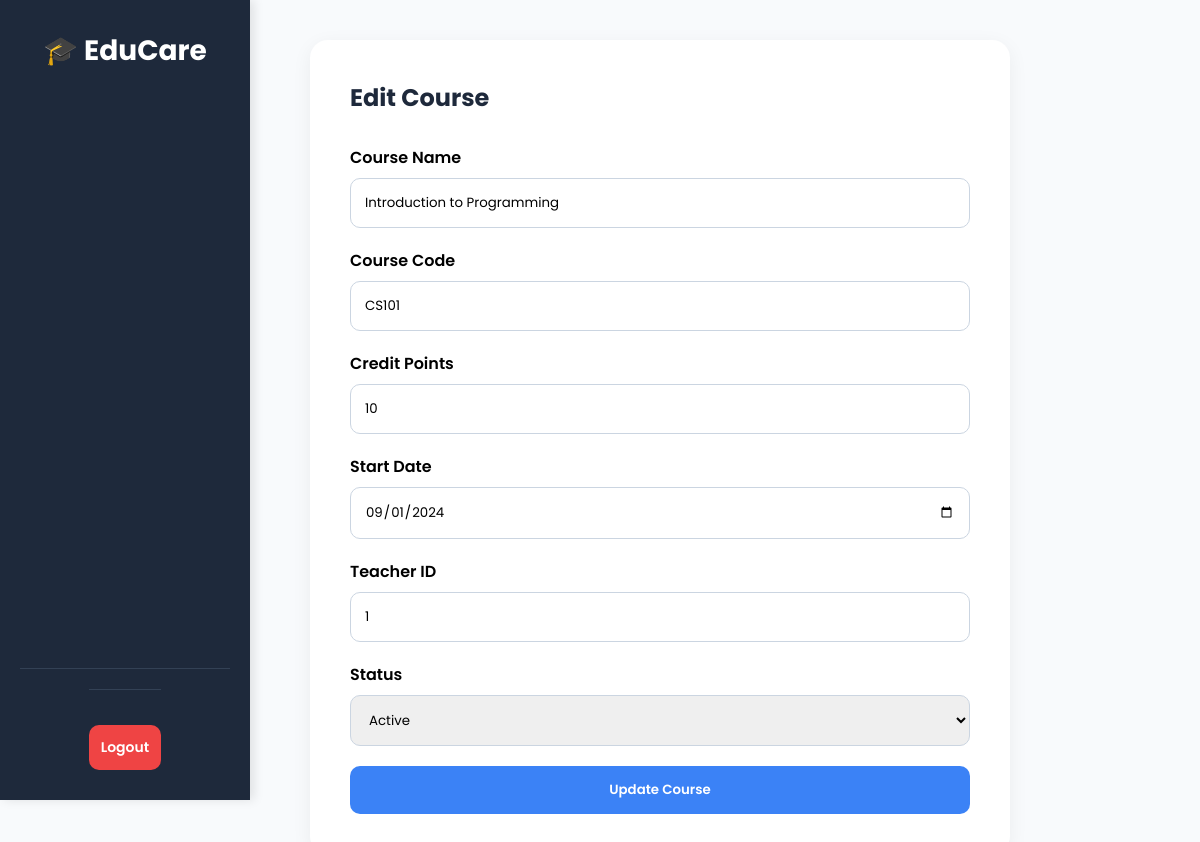
The page /04_Course_management/edit.php?id=9 on the database its author committed.
### tables this page shows
CREATE TABLE `course` (
  `CourseID` int(11) NOT NULL COMMENT 'Auto-incremented unique identifier for each course',
  `CourseName` varchar(100) DEFAULT NULL COMMENT 'Full name of the course',
  `CourseCode` varchar(20) NOT NULL COMMENT 'Unique short code ',
  `CreditPoints` int(10) DEFAULT NULL COMMENT 'Number of credit points awarded for completing the course',
  `StartDate` date NOT NULL COMMENT 'The date of course officially started.',
  `IsActive` tinyint(1) NOT NULL COMMENT 'True if the course is currently active',
  `TeacherID` int(11) DEFAULT NULL
);

### models/course.php (called while the page is built, shortened)
<?php
require_once __DIR__ . '/../database/db.php';
class Course
{
    private $conn;
    public function __construct()
    {
        $db = new Database();
        $this->conn = $db->connect();
    }
    public function getById($id)
    {
        $sql = "SELECT * FROM course WHERE CourseID=?";
        $stmt = $this->conn->prepare($sql);
        $stmt->bind_param("i", $id);
        $stmt->execute();
        return $stmt->get_result()->fetch_assoc();
    }
}

### database/db.php (called while the page is built)
<?php
class Database {
    private $host = "localhost";
    private $user = "root";
    private $pass = "";
    private $db   = "student_record_system";
    public function connect() {
        return new mysqli($this->host, $this->user, $this->pass, $this->db);
    }
}
?>

### controllers/CourseController.php (called while the page is built, shortened)
<?php
require_once __DIR__ . '/../models/course.php';
class CourseController
{
    private $course;
    public function __construct()
    {
        $this->course = new Course();
    }
    public function edit($id)
    {
        return $this->course->getById($id);
    }
}
?>

### 04_Course_management/edit.php (the view, shortened to what this page needs)
<?php
require_once '../controllers/CourseController.php';
$controller = new CourseController();
$id = $_GET['id'];
$course = $controller->edit($id);
?>
<!DOCTYPE html>
<html lang="en">
<head>
</head>
<body>
<?php include '../navbar.php'; ?>
<div class="main-content">
<div class="form-card">
<h2>Edit Course</h2>
<form method="POST">
<div class="input-group">
<label>Course Name</label>
<input
type="text"
name="course_name"
value="<?= htmlspecialchars($course['CourseName']) ?>"
>
</div>
<div class="input-group">
<label>Course Code</label>
<input
type="text"
name="course_code"
value="<?= htmlspecialchars($course['CourseCode']) ?>"
>
</div>
<div class="input-group">
<label>Credit Points</label>
<input
type="number"
name="credit_points"
value="<?= $course['CreditPoints'] ?>"
>
</div>
<div class="input-group">
<label>Start Date</label>
<input
type="date"
name="start_date"
value="<?= $course['StartDate'] ?>"
>
</div>
<div class="input-group">
<label>Teacher ID</label>
<input
type="number"
name="teacher_id"
value="<?= $course['TeacherID'] ?>"
>
</div>
<div class="input-group">
<label>Status</label>
<select name="is_active">
<option
value="1"
<?= $course['IsActive'] ? 'selected' : '' ?>
>
Active
</option>
</select>
</div>
<button
type="submit"
class="btn"
>
Update Course
</button>
</form>
</div>
</div>
</body>
</html>

### 04_Course_management/edit.php (style rules this page uses)
* { margin:0; padding:0; box-sizing:border-box; font-family:'Poppins', sans-serif; }
body { background:#f8fafc; }
.main-content { padding:40px; }
.form-card { max-width:700px; background:white; padding:40px; border-radius:18px; box-shadow: 0 5px 20px rgba(0,0,0,0.06); }
h2 { margin-bottom:30px; color:#1e293b; }
.input-group { margin-bottom:20px; }
label { display:block; margin-bottom:8px; font-weight:600; }
input, select { width:100%; padding:14px; border:1px solid #cbd5e1; border-radius:10px; outline:none; }
.btn { width:100%; border:none; padding:14px; border-radius:10px; background:#3b82f6; color:white; font-weight:600; cursor:pointer; }

### navbar.php (style rules this page uses)
body { margin: 0; font-family: 'Poppins', sans-serif; background: #f8fafc; box-sizing: border-box; }
body:not(.login-page) { padding-left: 270px; }

### rows shown on the page
course: course_name "Introduction to Programming", course_code "CS101", credit_points "10", start_date "09/01/2024", teacher_id "1", is_active "Active"
